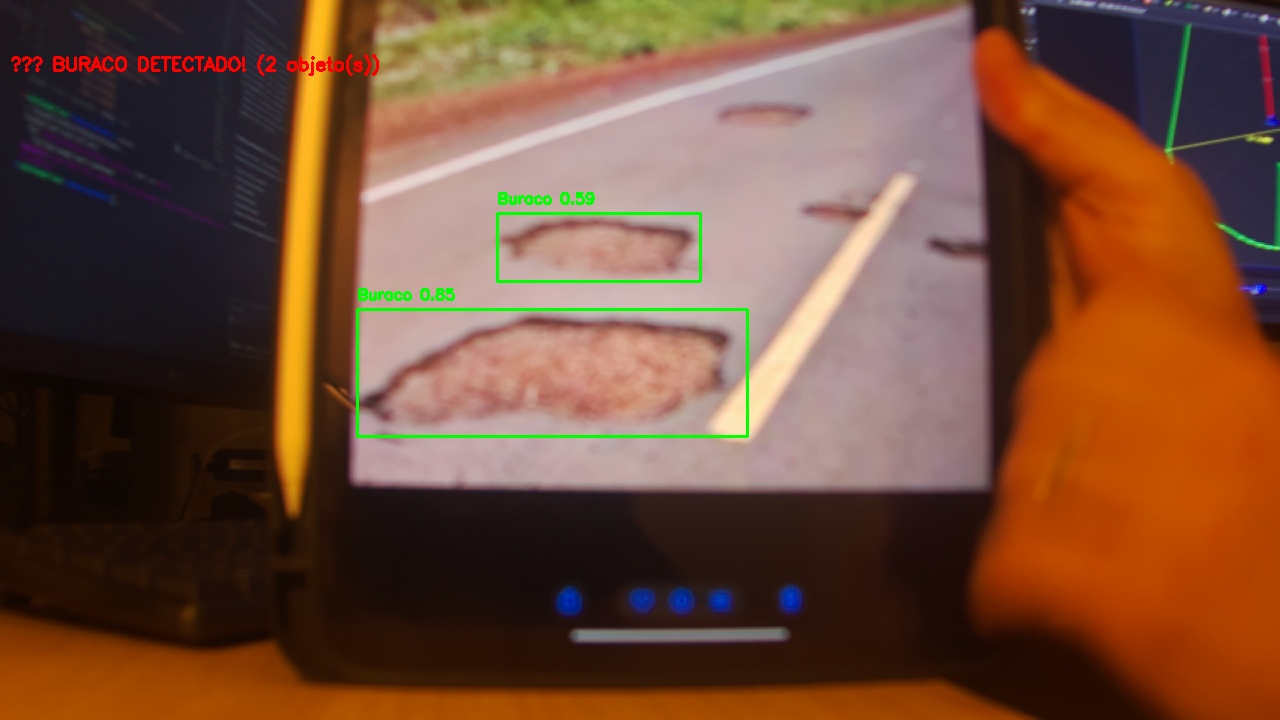
#> input picture deteccoes/buraco_20260105_200911_1.jpg, 1280 x 720 px
$ python -i motion_detector.py   (imports and definitions only)
#> lines starting #> are read from the running program, lines starting #| are printed output that depends on the picture
#> further down, picture is the input picture: shape (720, 1280, 3); mean B, G, R 56, 77.2, 115.2
"""
Módulo de Detecção de Movimento
================================

Detecta quando há movimento significativo na cena para evitar
reprocessamento desnecessário de frames estáticos.

Autor: Sistema de Detecção de Buracos
Data: 2026-01-06
"""

import cv2
import numpy as np
from typing import Tuple


class MotionDetector:
    """
    Detector de movimento para otimização de processamento.

    Estratégias:
    - Background subtraction (MOG2)
    - Frame differencing
    - Threshold de movimento configurável
    """

    def __init__(self, method='frame_diff', threshold=0.02):
        """
        Inicializa detector de movimento.

        Args:
            method: Método de detecção
                - 'frame_diff': Diferença entre frames (rápido)
                - 'mog2': Background subtraction (preciso)
            threshold: Threshold de movimento (0-1)
                0.01 = muito sensível
                0.05 = pouco sensível
        """
        self.method = method
        self.threshold = threshold

        # Frame anterior (para frame_diff)
        self.prev_frame = None

        # Background subtractor (para MOG2)
        if method == 'mog2':
            self.bg_subtractor = cv2.createBackgroundSubtractorMOG2(
                history=500,
                varThreshold=16,
                detectShadows=False
            )
        else:
            self.bg_subtractor = None

        # Estatísticas
        self.total_frames = 0
        self.motion_frames = 0
        self.static_frames = 0

    def has_motion(self, frame: np.ndarray) -> Tuple[bool, float]:
        """
        Detecta se há movimento significativo no frame.

        Args:
            frame: Frame atual (BGR)

        Returns:
            Tuple (has_motion, motion_score):
            - has_motion: True se há movimento
            - motion_score: Score de movimento (0-1)
        """
        self.total_frames += 1

        if self.method == 'frame_diff':
            has_motion, score = self._detect_frame_diff(frame)
        elif self.method == 'mog2':
            has_motion, score = self._detect_mog2(frame)
        else:
            # Padrão: sempre processar
            return True, 1.0

        # Atualiza estatísticas
        if has_motion:
            self.motion_frames += 1
        else:
            self.static_frames += 1

        return has_motion, score

    def _detect_frame_diff(self, frame: np.ndarray) -> Tuple[bool, float]:
        """
        Detecta movimento comparando com frame anterior.

        Método rápido e eficiente.

        Args:
            frame: Frame atual

        Returns:
            (has_motion, motion_score)
        """
        # Converte para escala de cinza e reduz resolução (performance)
        gray = cv2.cvtColor(frame, cv2.COLOR_BGR2GRAY)
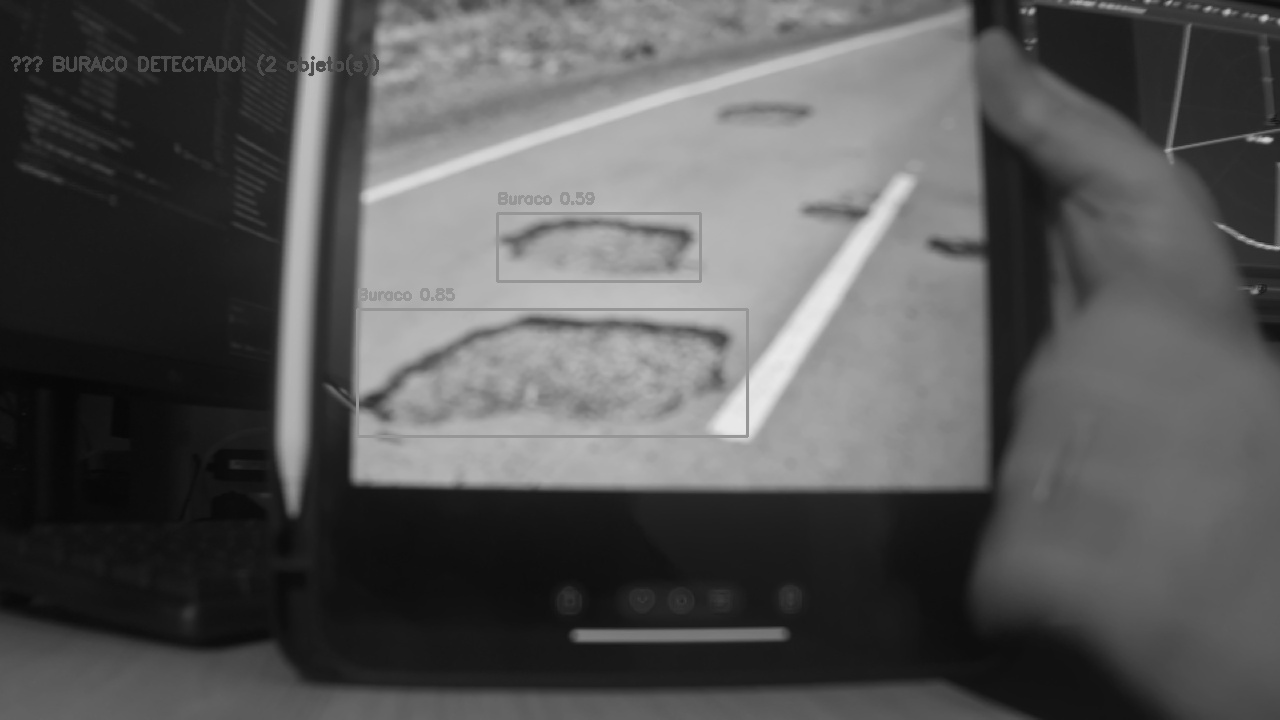
#> gray: shape (720, 1280); min 6, max 235, mean 86.2
        gray_small = cv2.resize(gray, (160, 120))
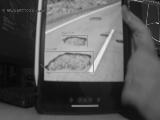
#> gray_small: shape (120, 160); min 7, max 233, mean 86.2
        gray_blur = cv2.GaussianBlur(gray_small, (5, 5), 0)
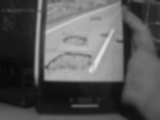
#> gray_blur: shape (120, 160); min 8, max 227, mean 86.2

        # Primeiro frame: sem movimento detectável
        if self.prev_frame is None:
            self.prev_frame = gray_blur
            return True, 1.0

        # Calcula diferença absoluta
        diff = cv2.absdiff(self.prev_frame, gray_blur)

        # Threshold
        _, thresh = cv2.threshold(diff, 25, 255, cv2.THRESH_BINARY)

        # Calcula porcentagem de pixels diferentes
        motion_pixels = np.sum(thresh > 0)
        total_pixels = thresh.size
        motion_score = motion_pixels / total_pixels

        # Atualiza frame anterior
        self.prev_frame = gray_blur

        # Decide se há movimento
        has_motion = motion_score >= self.threshold

        return has_motion, float(motion_score)

    # [56 lines left out: functions _detect_mog2, reset, get_stats, not called in this run]

>>> import cv2
>>> picture = cv2.imread('../deteccoes/buraco_20260105_200911_1.jpg')
>>> result = MotionDetector().has_motion(picture)
#> in has_motion, `has_motion, score = self._detect_frame_diff(frame)`: has_motion = True; score = 1
#> result = (True, 1)

$ run again, on deteccoes/buraco_20260105_200913_2.jpg
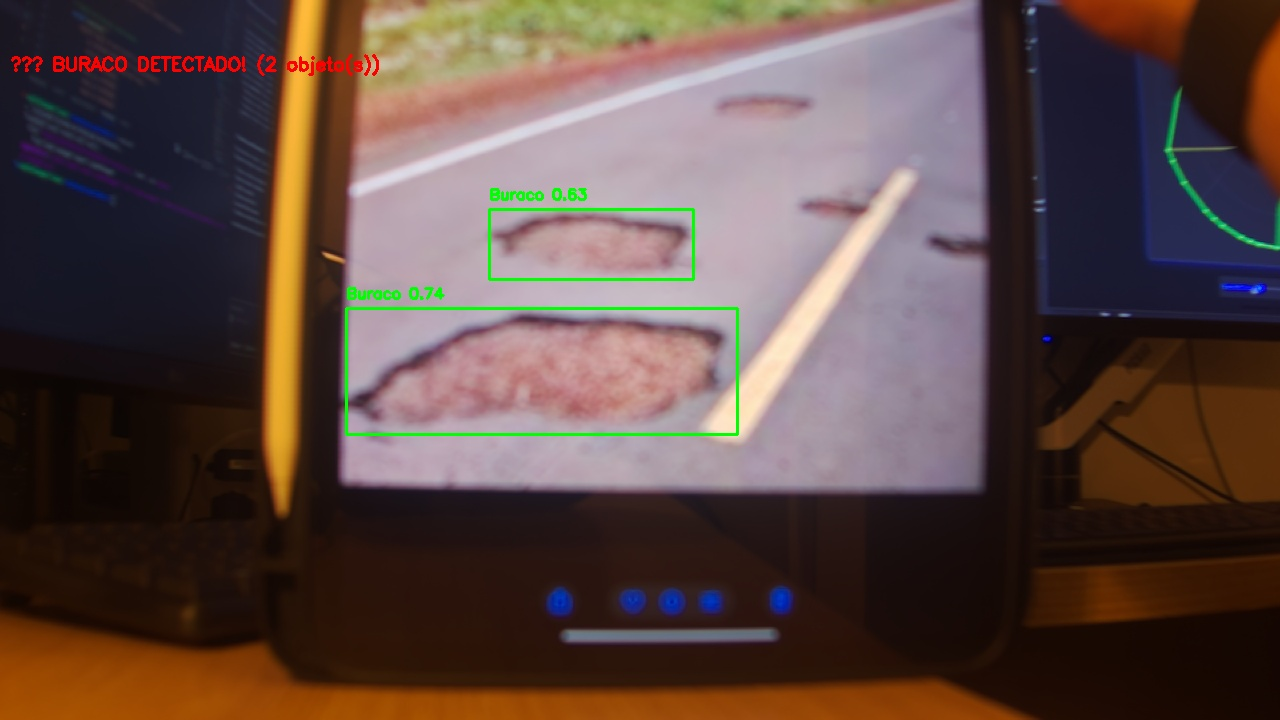
#> input picture deteccoes/buraco_20260105_200913_2.jpg, 1280 x 720 px
#> picture is the input picture: shape (720, 1280, 3); mean B, G, R 67.1, 72.8, 92.8
#> in _detect_frame_diff, `gray = cv2.cvtColor(frame, cv2.COLOR_BGR2GRAY)`:
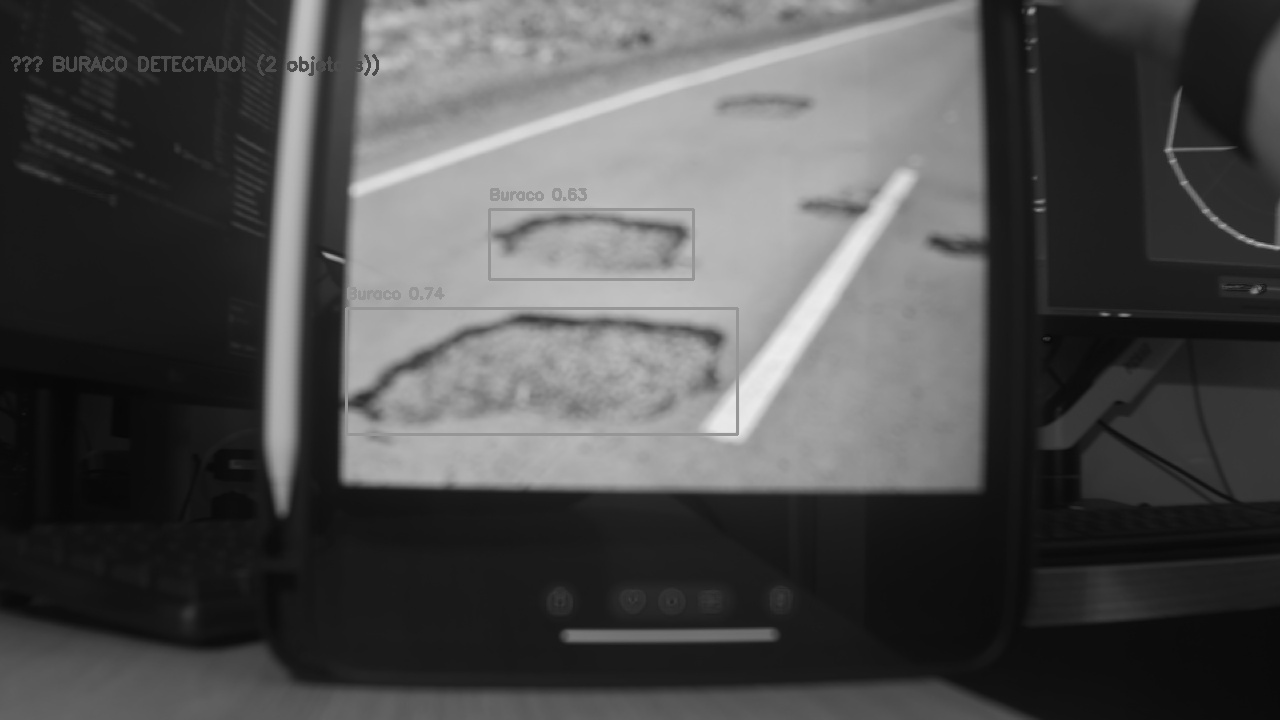
#> gray: shape (720, 1280); min 6, max 236, mean 78.1
#> in _detect_frame_diff, `gray_blur = cv2.GaussianBlur(gray_small, (5, 5), 0)`:
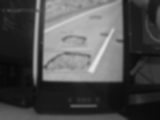
#> gray_blur: shape (120, 160); min 8, max 229, mean 78.2
#> has_motion = True; score = 1
#> result = (True, 1)

$ run again, on deteccoes/buraco_20260105_201020_4.jpg
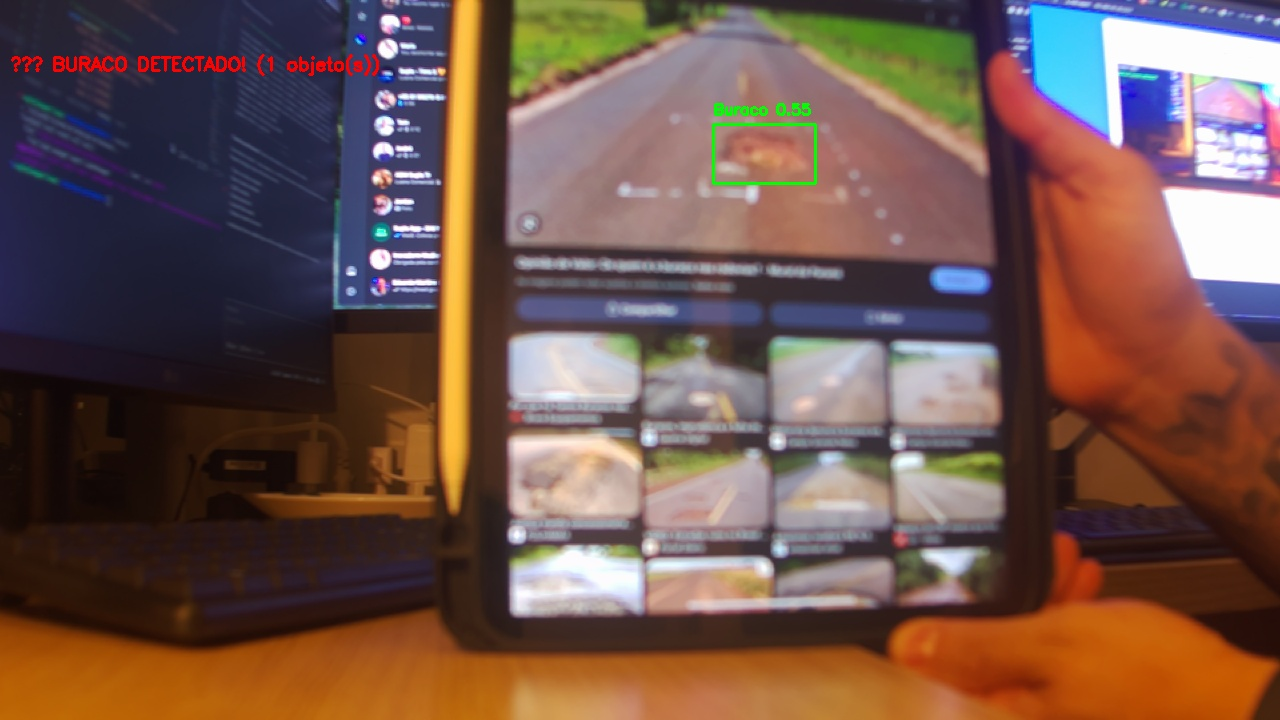
#> input picture deteccoes/buraco_20260105_201020_4.jpg, 1280 x 720 px
#> picture is the input picture: shape (720, 1280, 3); mean B, G, R 75.8, 84.7, 112.2
#> in _detect_frame_diff, `gray = cv2.cvtColor(frame, cv2.COLOR_BGR2GRAY)`:
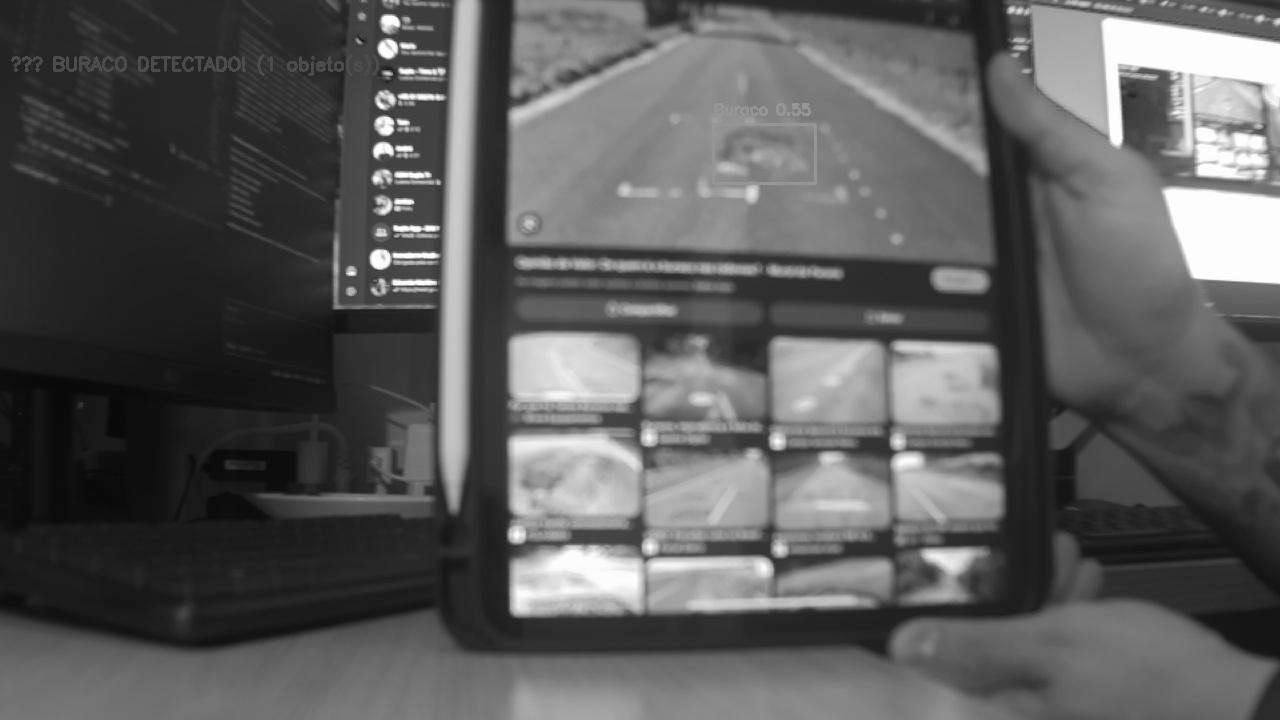
#> gray: shape (720, 1280); min 8, max 255, mean 91.9
#> in _detect_frame_diff, `gray_blur = cv2.GaussianBlur(gray_small, (5, 5), 0)`:
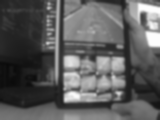
#> gray_blur: shape (120, 160); min 10, max 253, mean 92
#> has_motion = True; score = 1
#> result = (True, 1)
